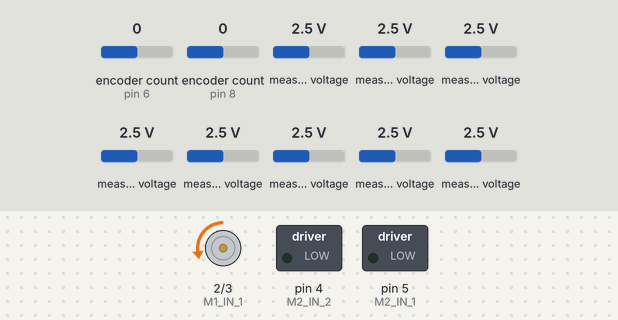
Simulated run of this sketch. Board: Arduino Uno, built with avr-gcc and run on an emulated ATmega328P. Shown: motor-driver pin pairs drawn as motors (green arrow = first pin HIGH = forward, orange = second pin HIGH = backward, longer = more drive), switched loads named in the sketch (green lamp = pin HIGH). The inputs (shaded band) are chosen by the test bench; at power-on: measured voltage 2.5 V, encoder count (sensors on pin 6, pin 8) 0. Pins used as bus, display or sensor lines are not drawn.

Above: at 1.2 s.
1.3 s: measured voltage (sensor 200) set to 3.2 V
2.8 s: measured voltage (sensor 200) set to 3.5 V
At 3.7 s:
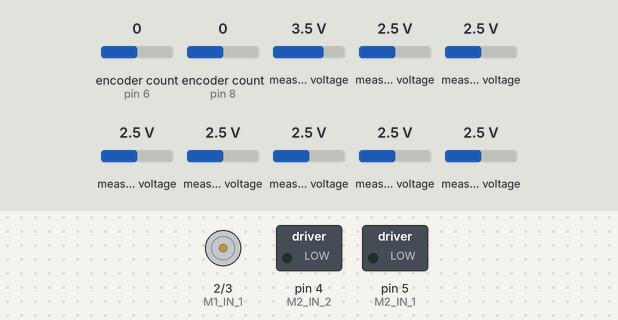
4.3 s: measured voltage (sensor 200) set to 0.1 V
At 4.9 s:
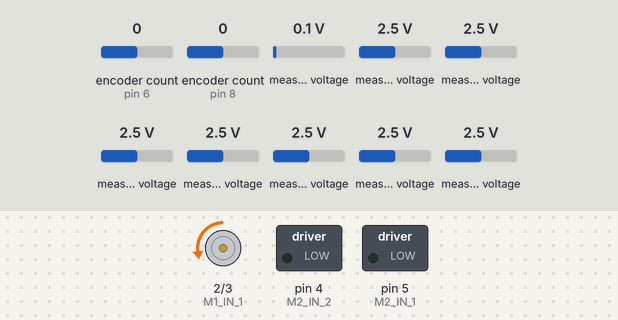
5.8 s: measured voltage (sensor 200) set to 3.8 V
At 7.2 s:
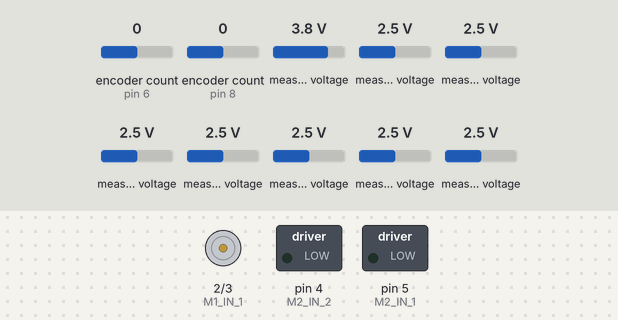
Timing chart, 0 to 8.3 s (numbered marks = the images above; inputs shaded):
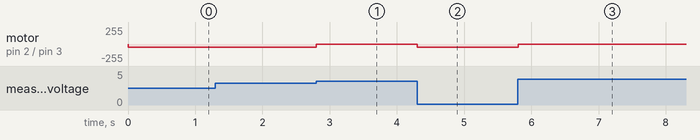

The sketch:

9_start_over.ino
```cpp
// COMPENSATES COMMAND VS PERFORMANCE TRYING TO TUNE POID CONTROLE


// ______ LIBRARYS______

#include <Adafruit_MCP3008.h>
#include <Encoder.h>


// ______ DEFINITIONS ______

Adafruit_MCP3008 adc1;
Adafruit_MCP3008 adc2;


// ______ GLOBAL VARIABLES ______

short a = 0 ;
short b = 0 ;
float Kd_line = 0 ;
float Kp_line = 3 ;
float Kp_speed = 30 ;
int window_line = 10 ; // <--- WINDOW INTEGER HERE!
float slope_line = 0 ;
float error_line = 0 ;
float b_point_line = 0 ;
float a_point_line = 0 ;
short speed_level = 50 ;
//float error_speed = 0 ;
float wheel_one_speed = 0 ;
float wheel_two_speed = 0 ;
float b_point_sum_line = 0 ;
float a_point_sum_line = 0 ;
short error_line_simple = 0 ;
float motor_one_command = 0 ;
float motor_two_command = 0 ;
float motor_one_request = 0 ;
float motor_two_request = 0 ;
float D_correction_line = 0 ;
float P_correction_line = 0 ;
float error_array_line[ 10 ] ; // <--- BE SURE TO UPDATE WINDOW INTEGER TO MATCH THIS!! AND MAKE IT AN EVEN NUMBER!!!!
float P_correction_speed = 0 ;
unsigned int sample_time = 100 ;
uint16_t light_bar_values[ 16 ] ;
float error_wheel_one_speed = 0 ;
float error_wheel_two_speed = 0 ;
unsigned int last_time_stamp = 0 ;
short light_bar_values_binary[ 13 ] ;
unsigned int previous_speed_time = 0 ;
float P_correction_wheel_one_speed = 0 ;
float P_correction_wheel_two_speed = 0 ;
float light_bar_values_normalized[ 13 ] ;
unsigned int previous_enc_one_value = 0 ;
unsigned int previous_enc_two_value = 0 ;
short light_bar_values_binary_leftside_sum = 0 ;
short light_bar_values_binary_rightside_sum = 0 ;


const short RF_CS = A4 ;
const short ADC_1_CS = A3 ;
const short ADC_2_CS = A2 ;

const unsigned short M1_IN_1 = 2;
const unsigned short M1_IN_2 = 3;
const unsigned short M2_IN_1 = 5;
const unsigned short M2_IN_2 = 4;

const unsigned short M1_ENC_A = 6;
const unsigned short M1_ENC_B = 7;
const unsigned short M2_ENC_A = 8;
const unsigned short M2_ENC_B = 9;


// _______ OBJECTS _______

Encoder enc1(M1_ENC_A, M1_ENC_B);
Encoder enc2(M2_ENC_A, M2_ENC_B);


// ______ FUNCTION DECLARATION ______

void speedometor() ;
void light_bar_sensor() ;
void print_statistics() ;
void error_calculator_line() ;
void error_calculator_speed() ;
void grab_error_points_line() ;
void update_error_array_line() ;
void proportion_control_line() ;
void derivative_control_line() ;
void proportion_control_speed() ;
void error_clalculator_line_simple() ;


// ______ SETUP ______

void setup()
{

  Serial.begin(9600);

  pinMode(RF_CS, OUTPUT);
  digitalWrite(RF_CS, HIGH); // Without this the nRF24 will write to the SPI bus while the ADC's are also talking

  adc1.begin(ADC_1_CS);
  adc2.begin(ADC_2_CS);

}


// _____________ MAIN _____________                                <---------- M A I N ---------<

void loop()
{


      // GRAB LIGHT BAR SENSOR VALUES
      light_bar_sensor() ;

      // CALCULATE LINE ERROR
      //error_clalculator_line() ;
      error_clalculator_line_simple() ;


      // ________ MOTOR FORMAN _______
      // IF ON CENTER
      if( error_line_simple == 0 )
      {
          // MOVE FORWARD
          analogWrite( M1_IN_1 , 0 ) ;
          analogWrite( M1_IN_2 , speed_level ) ;
          analogWrite( M2_IN_1 , 0 ) ;
          analogWrite( M2_IN_2 , speed_level ) ;

          // HOLD UNTIL NOT
          //while( error_line_simple == 0 ) ;

      }

      // IF LEFT BIAS
      if( error_line_simple < 0 )
      {
          // MOVE LEFT
          analogWrite( M1_IN_1 , 0 ) ;
          analogWrite( M1_IN_2 , speed_level ) ;
          analogWrite( M2_IN_1 , 0 ) ;
          analogWrite( M2_IN_2 , 0 ) ;

          // HOLD UNTIL NOT
          //while( error_line_simple < 0 ) ;

      }

      // IF LEFT BIAS
      if( error_line_simple > 0 )
      {
          // MOVE LEFT
          analogWrite( M1_IN_1 , 0 ) ;
          analogWrite( M1_IN_2 , 0 ) ;
          analogWrite( M2_IN_1 , 0 ) ;
          analogWrite( M2_IN_2 , speed_level ) ;

          // HOLD UNTIL NOT
          //while( error_line_simple > 0 ) ;

      }


      // PRINT STATISTICS
      // print_statistics() ;


} // <-- main()


// ____________________ FUNCTION LAND ____________________
// _______________________________________________________


// _________ LIGHT BAR SENSOR () _________


void light_bar_sensor()
{


  // LOCAL VARIABLES
  uint16_t adc1_buf[8] ;
  uint16_t adc2_buf[8] ;
  //uint16_t light_bar_values[ 16 ] ;


  // READ IN VALUES
  for ( a = 0 ; a < 8 ; a++ )
  {
      adc1_buf[ a ] = adc1.readADC( a ) ;
      adc2_buf[ a ] = adc2.readADC( a ) ;
  }


  // COMBINE INTO ONE ARRAY
  light_bar_values[ 12 ] = adc1_buf[ 0 ] ;
  light_bar_values[ 11 ] = adc2_buf[ 0 ] ;
  light_bar_values[ 10 ] = adc1_buf[ 1 ] ;
  light_bar_values[ 9 ] = adc2_buf[ 1 ] ;
  light_bar_values[ 8 ] = adc1_buf[ 2 ] ;
  light_bar_values[ 7 ] = adc2_buf[ 2 ] ;
  light_bar_values[ 6 ] = adc1_buf[ 3 ] ;
  light_bar_values[ 5 ] = adc2_buf[ 3 ] ;
  light_bar_values[ 4 ] = adc1_buf[ 4 ] ;
  light_bar_values[ 3 ] = adc2_buf[ 4 ] ;
  light_bar_values[ 2 ] = adc1_buf[ 5 ] ;
  light_bar_values[ 1 ] = adc2_buf[ 5 ] ;
  light_bar_values[ 0 ] = adc1_buf[ 6 ] ;


} // <-- light_bar_sensor()


// ______ ERROR CALCULATOR LINE () ______

void error_clalculator_line()
{

  // LOCAL VARIABLES
  int light_bar_values_sum = 0 ;
  //float light_bar_values_normalized[ 13 ] ; // <-- GLOBAL
  float light_bar_values_normalized_leftside_sum = 0 ;
  float light_bar_values_normalized_rightside_sum = 0 ;
  //float error = 0 ; // <-- GLOBAL


  // FIND THE SUM OF THE ARRAY
  for ( a = 0 ; a < 13 ; a++ )
  {
      light_bar_values_sum = light_bar_values_sum + light_bar_values[ a ] ;
  }


  // NORMALIZE BY DIVIDING BY THE SUM OF THE ARRAY
  for ( a = 0 ; a < 13 ; a++ )
  {
      light_bar_values_normalized[ a ] = (float)light_bar_values[ a ] / (float)light_bar_values_sum ;
  }


  // ADD UP LEFT SIDE
  for ( a = 0 ; a < 6 ; a++ )
  {
      light_bar_values_normalized_leftside_sum = light_bar_values_normalized_leftside_sum + light_bar_values_normalized[ a ] ;
  }


  // ADD UP RIGHT SIDE
  for ( a = 7 ; a < 13 ; a++ )
  {
      light_bar_values_normalized_rightside_sum = light_bar_values_normalized_rightside_sum + light_bar_values_normalized[ a ] ;
  }


  // CALCULATE ERROR
  error_line = light_bar_values_normalized_rightside_sum - light_bar_values_normalized_leftside_sum - 0.0030;


} // <-- error_clalculator_line()


// ______ ERROR CALCULATOR LINE SIMPLE () ______

void error_clalculator_line_simple()
{


  // THESHOLD FILTER
  for ( a = 0 ; a < 13 ; a++ )
  {
      // IF LESS THAN THRESHOLD THAN ASSIGN A VALUE OF ONE ELSE ASSIGN AVALUE OF ZERO
      if( light_bar_values[ a ] <= 680 ) light_bar_values_binary[ a ]  = 1 ;
      else light_bar_values_binary[ a ] = 0 ;
  }


  // ZERO-OUT SUMS
  light_bar_values_binary_leftside_sum = 0 ;
  light_bar_values_binary_rightside_sum = 0 ;


  // ADD UP LEFT SIDE
  for ( a = 0 ; a < 6 ; a++ ) light_bar_values_binary_leftside_sum = light_bar_values_binary_leftside_sum + light_bar_values_binary[ a ] ;


  // ADD UP RIGHT SIDE
  for ( a = 7 ; a < 13 ; a++ ) light_bar_values_binary_rightside_sum = light_bar_values_binary_rightside_sum + light_bar_values_binary[ a ] ;


  // CALCULATE ERROR
  error_line_simple = light_bar_values_binary_leftside_sum - light_bar_values_binary_rightside_sum ;


} // <-- error_clalculator_line_simple()


// ______ PROPORTION CONTROL LINE ()______

void proportion_control_line()
{

    // MULTIPLY ERROR WITH Kp GAIN CONSTANT
    P_correction_line = Kp_line * error_line ;

} // <--- proportional_control_line()


// ______ DERIVATIVE_CONTROL LINE ()______

void derivative_control_line()
{

    // UPDATE ERROR ARRAY
    update_error_array_line() ;


    // GRAB INITIAL POINT
    grab_error_points_line() ;


    // CALCULATE SLOPE
    slope_line = ( b_point_line - a_point_line ) / window_line ;

    D_correction_line = Kd_line * slope_line ;


} // <--- derivative_control_line()


// ______ UPDATE_ERROR_ARRAY LINE ()______

void update_error_array_line()
{

    int w = 0 ;

    // SHIFT ERROR ARRAY
    for( w = 0 ; w < ( window_line - 1 ) ; w++  )
    {

        error_array_line[ w ] = error_array_line[ w + 1 ] ;

    } // <--- for()


    // INSERT FINAL TERM
    error_array_line[ window_line - 1 ] = error_line ;


} // <--- update_error_array_line()


// ______ GRAB_ERROR_POINTS ______

void grab_error_points_line()
{


    // RESET SUMS
    a_point_sum_line = 0 ;
    b_point_sum_line = 0 ;


    // ADD UP FIRST HALF OF VALUES
    for( a = 0 ; a < ( window_line / 2 ) ; a++ )
    {

        // ADD UP VALUES
        a_point_sum_line = a_point_sum_line + error_array_line[ a ] ;


    } // <--- for()


    // DIVIDE FOR AVG VALUE
    a_point_line = a_point_sum_line / ( window_line / 2 ) ;


    // ADD UP SECOND HALF OF VALUES
    for( b = ( window_line / 2 ) ; b < ( window_line ) ; b++ )
    {

        // ADD UP VALUES
        b_point_sum_line = b_point_sum_line + error_array_line[ b ] ;


    } // <--- for()


    // DIVIDE FOR AVG VALUE
    b_point_line = b_point_sum_line / ( window_line / 2 ) ;


} // <--- grab_error_points()


// ______ SPEDOMETOR ()______

void speedometor()
{

  // VARIABLES
  unsigned int time_diff = 0 ;
  // unsigned int previous_speed_time = 0 ; // <-- GLOBAL
  int enc_one_diff = 0 ; // <-- GLOBAL
  int enc_two_diff = 0 ; // <-- GLOBAL
  //unsigned int previous_enc_one_value = 0 ; // <-- GLOBAL
  //unsigned int previous_enc_two_value = 0 ; // <-- GLOBAL
  float linear_one_diff = 0 ;
  float linear_two_diff = 0 ;
  //unsigned int wheel_one_speed = 0 ; // <-- GLOBAL
  //unsigned int wheel_two_speed = 0 ; // <-- GLOBAL


  // DIFFERENCE IN TIME
  time_diff = millis() - previous_speed_time ;


  // DIFFERENCE IN POSITION
  enc_one_diff = enc1.read() - previous_enc_one_value ;
  enc_two_diff = enc2.read() - previous_enc_two_value ;


  //CONVERT TO CM
  linear_one_diff = (float)enc_one_diff * (float)10 / (float)360 * (float)1000 ;
  linear_two_diff = (float)enc_two_diff * (float)10 / (float)360 * (float)1000 ;


  // CALCULATE SPEED
  wheel_one_speed = (float)linear_one_diff / (float)time_diff ;
  wheel_two_speed = (float)linear_two_diff / (float)time_diff * (float)-1;


  // UPDATE ENCODER
  previous_enc_one_value = enc1.read() ;
  previous_enc_two_value = enc2.read() ;


  // UPDATE TIMESTAMP
  previous_speed_time = millis() ;


  // RESET TIME_DIFF
  time_diff = 0 ;


} // <--- spedometor()


// ______ ERROR CALCULATOR SPEED () ______

void error_calculator_speed()
{

  // CALCULATE SPEED ERROR
  error_wheel_one_speed = motor_one_request - wheel_one_speed ;
  error_wheel_two_speed = motor_two_request - wheel_two_speed ;


} // <-- error_clalculator_speed()


// ______ PROPORTION CONTROL SPEED ()______

void proportion_control_speed()
{

    // MULTIPLY SPEED ERROR WITH Kp GAIN CONSTANT
    P_correction_wheel_one_speed = Kp_speed * error_wheel_one_speed ;
    P_correction_wheel_two_speed = Kp_speed * error_wheel_two_speed ;


} // <--- proportional_control_line()


// ______ PRINT STATISTICS () ______

void print_statistics()
{

/*

  // PRINT LIGHT BAR ARRAY VALUES
  for ( a = 0 ; a < 13 ; a++ )
  {
      Serial.print( light_bar_values[ a ] ) ;
      Serial.print("\t") ;
  }


  // NEW LINE
  Serial.println() ;


  // PRINT NORMALIZED LIGHT BAR ARRAY VALUES
  for ( a = 0 ; a < 13 ; a++ )
  {
      Serial.print( light_bar_values_normalized[ a ] ) ;
      Serial.print("\t") ;
  }

*/


  // PRINT LIGHT BAR ARRAY VALUES
  for ( a = 0 ; a < 13 ; a++ )
  {
      Serial.print( light_bar_values_binary[ a ] ) ;
      Serial.print("\t") ;
  }


//Serial.print( 0 ) ;


  // PRINT ERROR LINE
  Serial.print( "Err_ln: " ) ;
  Serial.print( error_line , 4 ) ;
  Serial.print("\t") ;

/*
  // PRINT ERROR SPEED
  Serial.print( "Err_one_speed: " ) ;
  Serial.print( error_wheel_one_speed , 4 ) ;
  //Serial.print("\t") ;
*/
/*
  // PRINT ERROR SPEED
  Serial.print( "Err_two_speed: " ) ;
  Serial.print( error_wheel_two_speed , 4 ) ;
  Serial.print("\t") ;
*/
/*
  // PROPORTIONAL CORRECTION LINE
  Serial.print( "P_cor_ln: " ) ;
  Serial.print( P_correction_line*5 ) ;
  Serial.print("\t") ;


  // DERIVATIVE CORRECTION LINE
  Serial.print( "D_cor_ln: " ) ;
  Serial.print( D_correction_line*20 ) ;
  Serial.print("\t") ;
*/
/*
  // PROPORTIONAL CORRECTION SPEED
  Serial.print( "P_cor_speed: " ) ;
  Serial.print( P_correction_speed ) ;
  //Serial.print("\t") ;

  // MOTOR_ONE_REQUEST
  Serial.print( "Mtr_rqst_one: " ) ;
  Serial.print( motor_one_request ) ;
  //Serial.print("\t") ;
*/
/*
  // MOTOR_ONE_COMMAND
  Serial.print( "Mtr_cmd_one: " ) ;
  Serial.print( motor_one_command ) ;
  Serial.print("\t") ;


  // WHEEL SPEED
  Serial.print( "Whl_spd_one: " ) ;
  Serial.print( wheel_one_speed ) ;
  Serial.print("\t") ;
  */
/*
  // MOTOR_TWO_REQUEST
  Serial.print( "Mtr_rqst_two: " ) ;
  Serial.print( motor_two_request ) ;
  Serial.print("\t") ;
*/
/*
  // MOTOR_TWO_COMMAND
  Serial.print( "Mtr_cmd_two: " ) ;
  Serial.print( motor_two_command ) ;
  Serial.print("\t") ;


  // WHEEL SPEED
  Serial.print( "Whl_spd_two: " ) ;
  Serial.print( wheel_two_speed ) ;
  Serial.print("\t") ;
*/

  // NEW LINE
  Serial.println() ;


} // <-- print_statistics()
```

Measured:
- the behaviour switches between 3.3 and 3.4 V on measured voltage (sensor 200) (found by bisection; images 0 and 1)
- after the input at 1.3 s, every drawn part: stays the same
- after the input at 2.8 s, motor on pin 2 (M1_IN_1) / pin 3 (M1_IN_2): backward 50/255 → stopped at once
- after the input at 4.3 s, motor on pin 2 (M1_IN_1) / pin 3 (M1_IN_2): stopped → backward 50/255 at once
- after the input at 5.8 s, motor on pin 2 (M1_IN_1) / pin 3 (M1_IN_2): backward 50/255 → stopped at once
